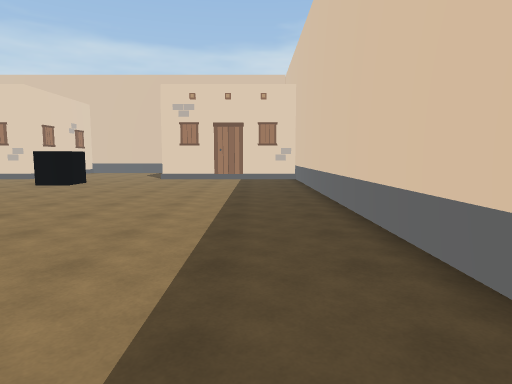
[1] (above)

24 first-person views from a walk through a Unity game level. The camera is 1.5 m above the floor, tilts 6° down and sees 75° across. The floor is counted in squares, 1.8 m on a side. Each view is taken from the middle of a square. On the plan, view 1 faces up. The plan holds only what a view shows up to about 11 squares ahead; the rest is blank. The place goes on beyond the plan. The player is left out.

[2]
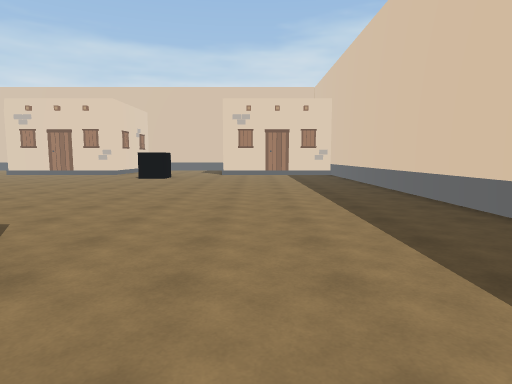

[3]
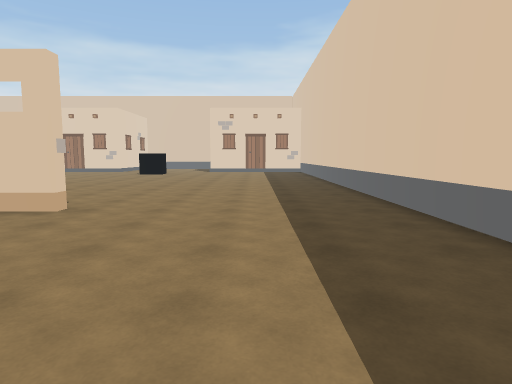

[4]
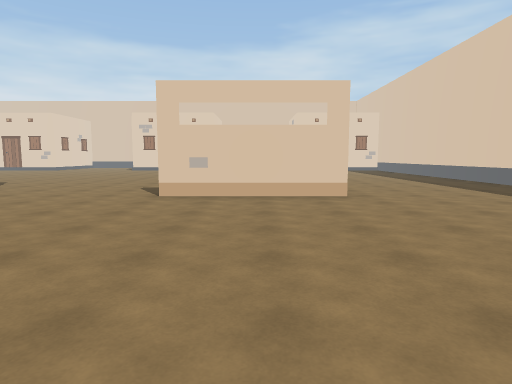

[5]
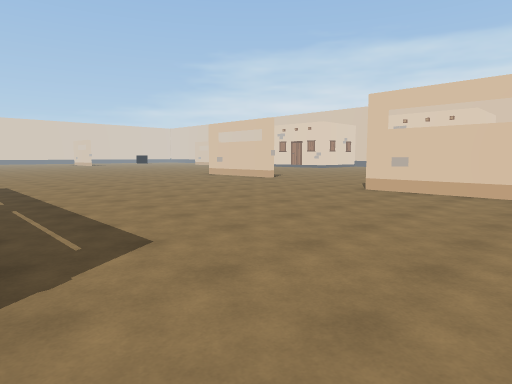

[6]
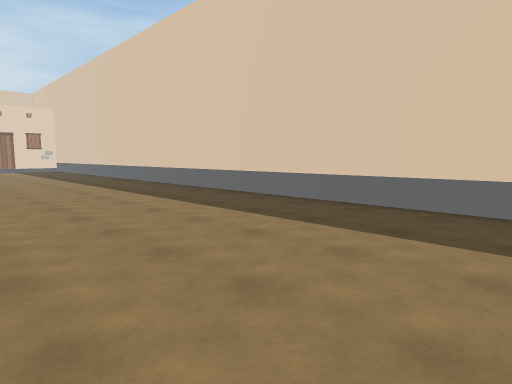

[7]
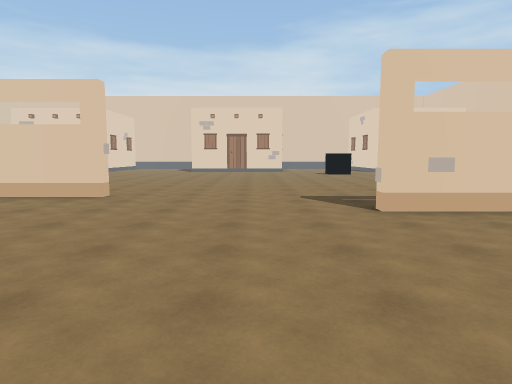

[8]
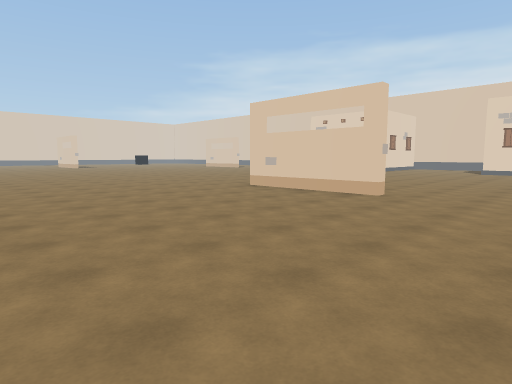

[9]
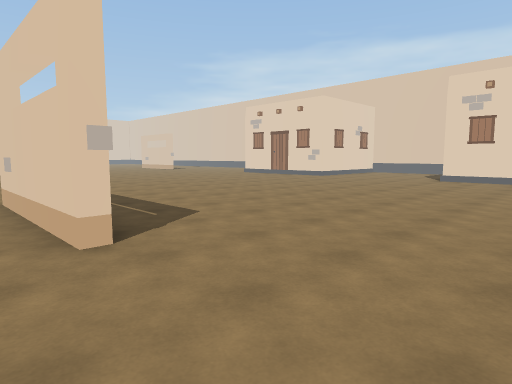

[10]
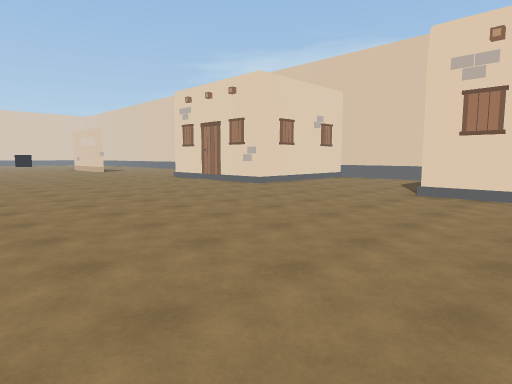

[11]
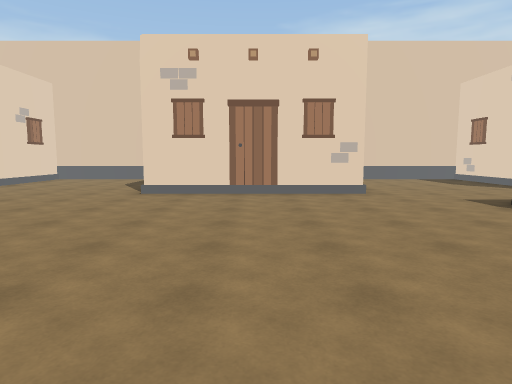

[12]
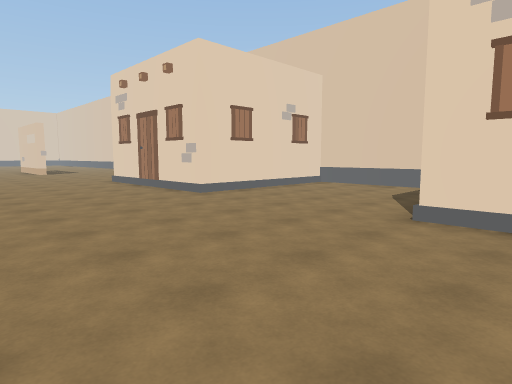

[13]
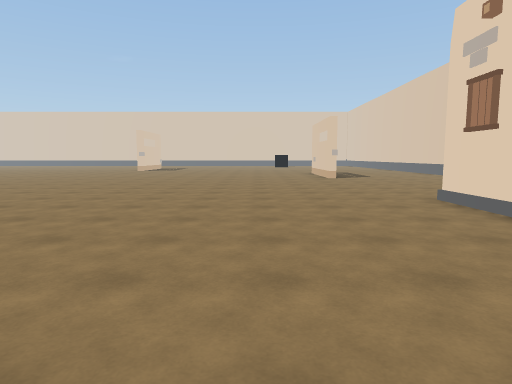

[14]
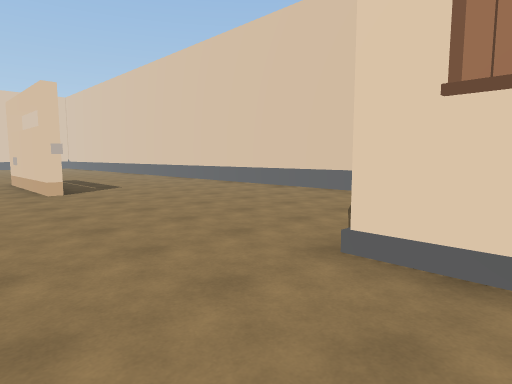

[15]
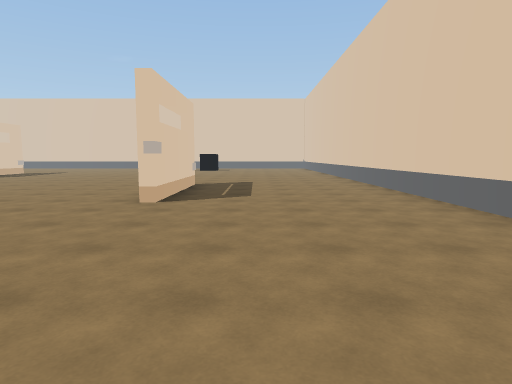

[16]
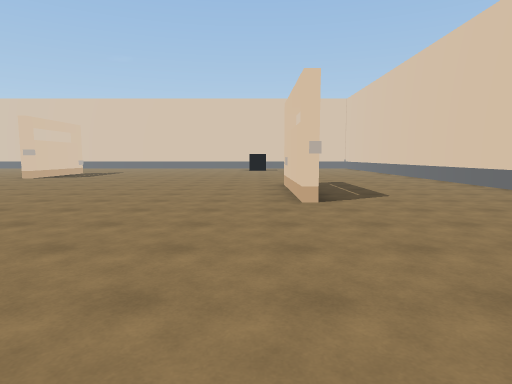

[17]
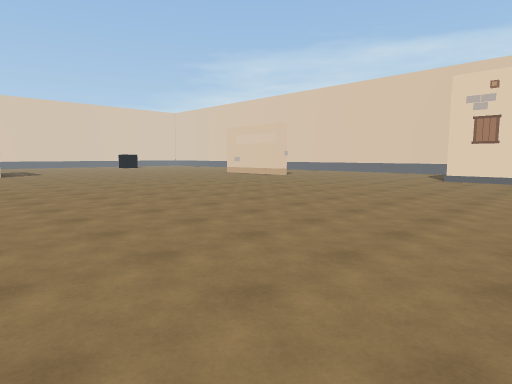

[18]
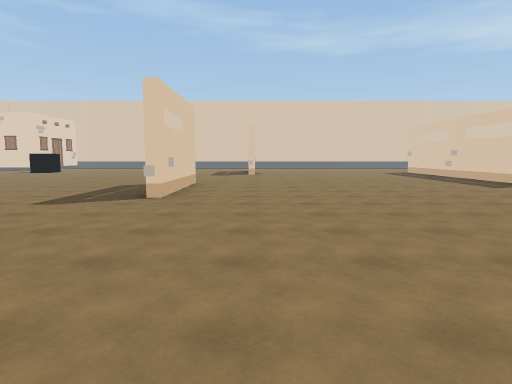

[19]
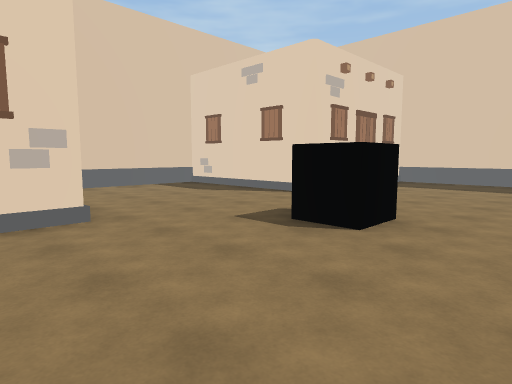

[20]
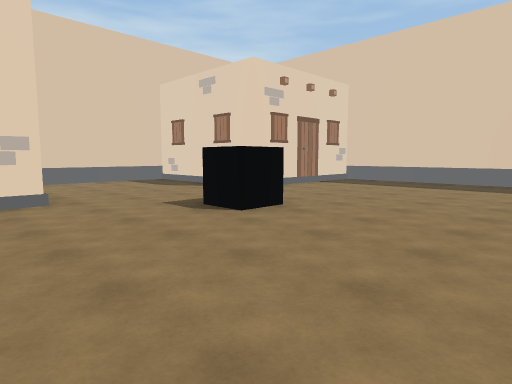

[21]
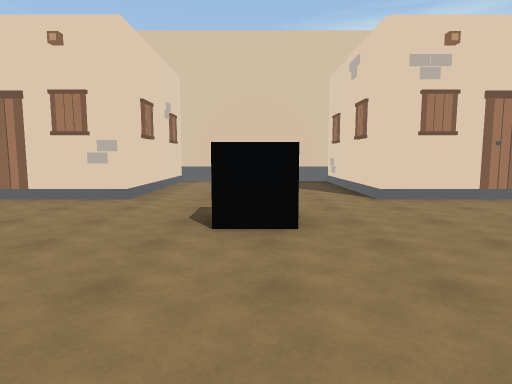

[22]
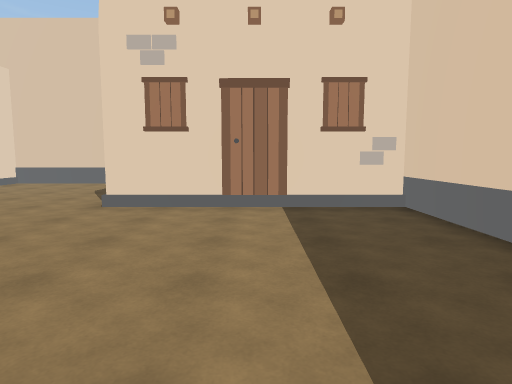

[23]
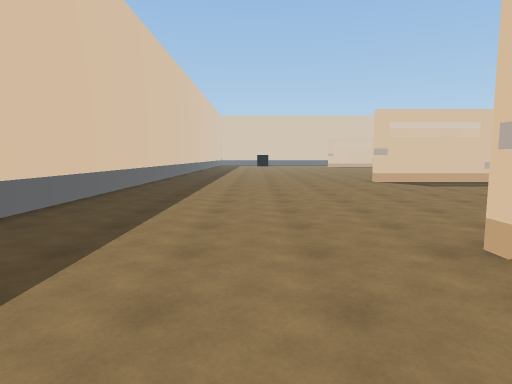

[24]
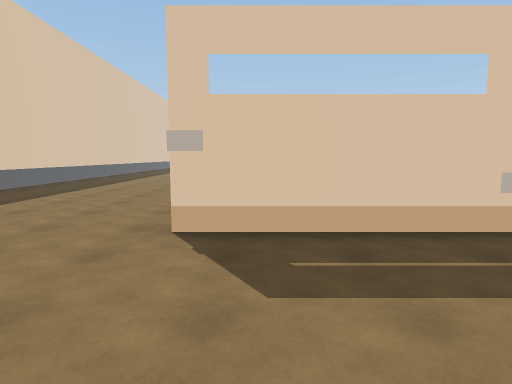

### Floor plan
Key: @ floor where view 1 was taken; # wall or solid block; . floor; C black cube; B building; O other object.
Columns run from 35 left of view 1 to 2 right of it. Each row starts with its distance up from view 1.
 18 ##########      #####     #######
 17 ..........      #....     #.....#
 16 ...........     #....     #.....#
 15 ...........     #.....    #.....#
 14 ............   ##.....   ##.....#
 13 ............####B.....####B.....####B#
 12 .OO##O...............................#
 11 .....................................#
 10 .............................C.......#
  9 .....................................#
  8 .....................................#
  7 .....................................#
  6 .....................................#
  5 .....................................#
  4 .....................................#
  3    ..................................#
  2    ..................................#
  1      .............OO##...............#
  0            ........................@.#
 -1            ................OO##O.....#
 -2             .........................#
 -3              ........................#
 -4              ........................#
 -5                ......................#
 -6                  ....................#
 -7                   ...................#
 -8                     .................#
 -9                               .......#

Positions as (right, up) in squares from view 1, and headings:
1: (0, 0), facing up
2: (-2, -3), facing up
3: (-1, -6), facing up
4: (-6, -8), facing up
5: (-4, -9), facing up-left
6: (-4, -9), facing up-right
7: (-10, -6), facing up
8: (-10, -6), facing up-left
9: (-10, 0), facing up-left
10: (-11, 5), facing up-left
11: (-11, 5), facing up
12: (-12, 8), facing up-left
13: (-17, 9), facing left
14: (-22, 10), facing up-left
15: (-24, 14), facing left
16: (-24, 11), facing left
17: (-20, 0), facing up-left
18: (-24, -1), facing right
19: (-10, 8), facing up-right
20: (-10, 6), facing up-right
21: (-6, 6), facing up
22: (-1, 7), facing up
23: (-2, 2), facing down
24: (-5, 3), facing down
